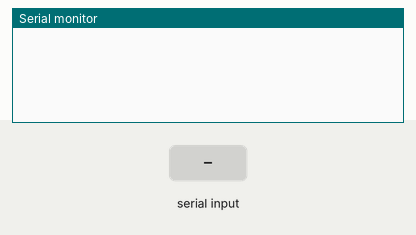
Recording of a sketch running on a simulated Arduino Mega 2560, built with avr-gcc and run on an emulated ATmega2560. On the bench: the last lines printed to the serial monitor. The test bench sets the inputs (shaded band).

Above: at 1.2 s.
1.3 s: "90,45\n" received over Serial
At 2.0 s:
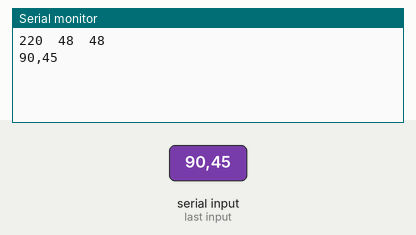
2.8 s: "200\n" received over Serial
At 4.2 s:
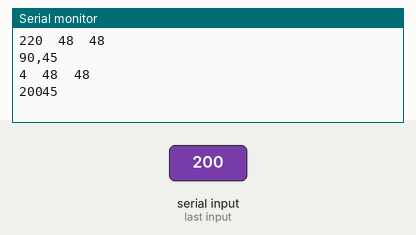

The sketch:

BP_Machine.ino
```cpp
//Code for Arduino by Sugad Anandrao Mankar & Jurs
//Just Connect Tx pin to Arduino Rx 0 pin  and run below code
// Demo program for Arduino MEGA2560 board and sensor with serial output
char sbuffer[30], ch;
unsigned char pos;
unsigned char read1, read2, read3;

void setup(){
 Serial.begin(9600); // Serial is used for output on PCs "Serial Monitor"
 //Serial1.begin(9600); // Serial1 is used for serial input from connected sensor
}

char mygetchar(void)
{ //receive serial character from sensor (blocking while nothing received)
 while (!Serial.available());
 return Serial.read();
}


void loop()
{
 ch = mygetchar(); //loop till character received
 if(ch==0x0A) // if received character is , 0x0A, 10 then process buffer
 {
     pos = 0; // buffer position reset for next reading

     // extract data from serial buffer to 8 bit integer value
     // convert data from ASCII to decimal
     read1 = ((sbuffer[1]-'0')*100) + ((sbuffer[2]-'0')*10) +(sbuffer[3]-'0');
     read2 = ((sbuffer[6]-'0')*100) + ((sbuffer[7]-'0')*10) +(sbuffer[8]-'0');
     read3 = ((sbuffer[11]-'0')*100) + ((sbuffer[12]-'0')*10) +(sbuffer[13]-'0');

     // Do whatever you wish to do with this sensor integer variables
     // Show on LCD or Do some action as per your application
     // Value of variables will be between 0-255

     // example: send demo output to serial monitor on "Serial"
     Serial.print(read1);
     Serial.print('\t');
     Serial.print(read2);
     Serial.print('\t');
     Serial.print(read3);
     Serial.print('\t');
     Serial.println();
     Serial.println(sbuffer);
 } else { //store serial data to buffer
     sbuffer[pos] = ch;
     pos++;
 }
}// end loop
```

Measured:
- after the input at 1.3 s, the serial monitor: prints a new line at once (image 1)
- after the input at 2.8 s, the serial monitor: prints a new line at once (image 2)
